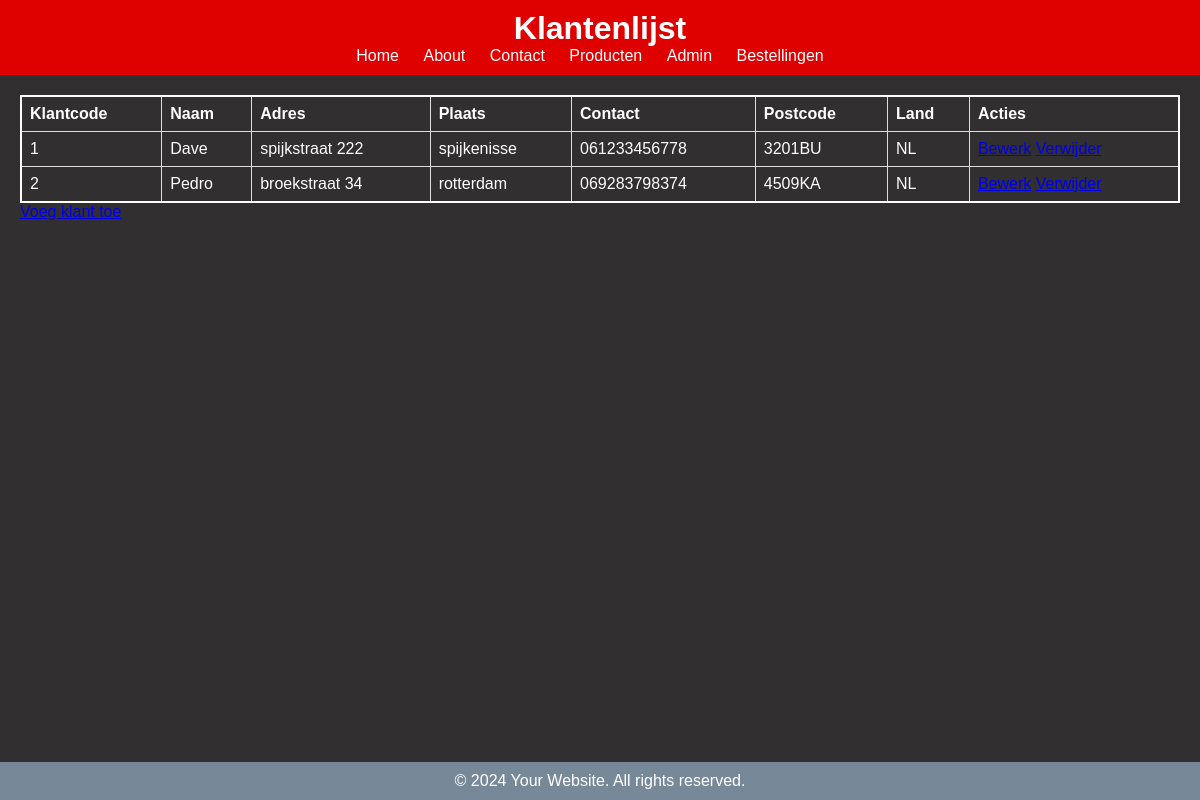
Before: / with the older database file.
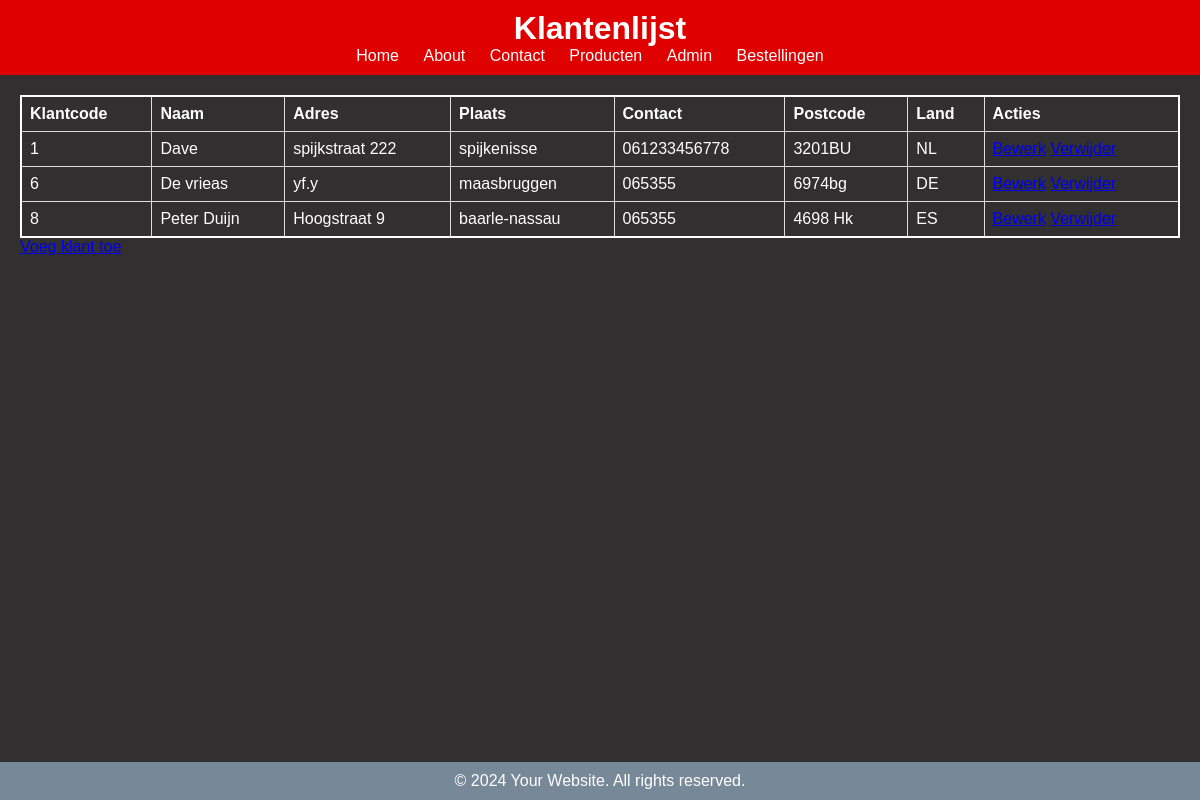
After: the same page with the newer database file.
### tables this page shows
CREATE TABLE `klant` (
  `klantcode` int(11) NOT NULL,
  `klantnaam` varchar(200) NOT NULL,
  `klantadres` varchar(200) NOT NULL,
  `klantplaats` varchar(200) NOT NULL,
  `klantcontact` varchar(255) NOT NULL,
  `klantpostcode` varchar(255) NOT NULL,
  `klantcountry` varchar(255) NOT NULL
);

### index.php (the view, shortened to what this page needs)
<!DOCTYPE html>
<html lang="en">
<head>
    <link rel="stylesheet" href="style.css">
</head>
<body>
<header>
    <h1>Klantenlijst</h1>
    <nav>
        <ul>
            <li><a href="index.html">Home</a></li>
            <li><a href="about.html">About</a></li>
            <li><a href="contact.html">Contact</a></li>
            <li><a href="crud_product.php">Producten</a></li>
            <li><a href="index.php">Admin</a></li>
            <li><a href="index1.php">Bestellingen</a></li>
        </ul>
    </nav>
</header>
<main>
    <?php
    include 'connect.php';
    $query = $db->prepare("SELECT * FROM klant");
    $query->execute();
    $klanten = $query->fetchAll(PDO::FETCH_ASSOC);
    ?>
    <table>
        <tr>
            <th>Klantcode</th>
            <th>Naam</th>
            <th>Adres</th>
            <th>Plaats</th>
            <th>Contact</th>
            <th>Postcode</th>
            <th>Land</th>
            <th>Acties</th>
        </tr>
        <?php foreach ($klanten as $klant) : ?>
            <tr>
                <td><?php echo $klant['klantcode']; ?></td>
                <td><?php echo $klant['klantnaam']; ?></td>
                <td><?php echo $klant['klantadres']; ?></td>
                <td><?php echo $klant['klantplaats']; ?></td>
                <td><?php echo $klant['klantcontact']; ?></td>
                <td><?php echo $klant['klantpostcode']; ?></td>
                <td><?php echo $klant['klantcountry']; ?></td>
                <td>
                    <a href="edit_customer.php?klantcode=<?php echo $klant['klantcode']; ?>">Bewerk</a>
                    <a href="delete_customer.php?klantcode=<?php echo $klant['klantcode']; ?>">Verwijder</a>
                </td>
            </tr>
        <?php endforeach; ?>
    </table>
    <a href="add_customer.php">Voeg klant toe</a>
</main>
<footer>
    <p>&copy; 2024 Your Website. All rights reserved.</p>
</footer>
</body>
</html>

### style.css (style rules this page uses)
body, h1, h2, p, ul { margin: 0; padding: 0; }
body { font-family: Arial, sans-serif; display: flex; flex-direction: column; min-height: 100vh; }
header { background-color: #DF0000; color: white; padding: 10px; text-align: center; }
nav ul { list-style: none; }
nav ul li { display: inline; margin-right: 20px; }
nav a { text-decoration: none; color: white; }
main { flex: 1; padding: 20px; background-color: #312F2F; color: white; }
footer { background-color: lightslategray; color: white; padding: 10px; text-align: center; margin-top: auto; }
table td { color: white; }
table { border-collapse: collapse; width: 100%; border: 1px solid #ddd; }
table th, table td { padding: 8px; text-align: left; border-bottom: 1px solid #ddd; border-right: 1px solid #ddd; color: white; }
th:last-child, td:last-child { border-right: none; }

### index.php (style rules this page uses)
table { border-collapse: collapse; width: 100%; border: 2px solid #fff; color: #fff; }
th, td { padding: 8px; text-align: left; border-bottom: 1px solid #ddd; border-right: 1px solid #ddd; }
th:last-child, td:last-child { border-right: none; }

Changed rows visible on the page:
removed klant: klantcode "2", klantnaam "Pedro", klantadres "broekstraat 34", klantplaats "rotterdam", klantcontact "069283798374", klantpostcode "4509KA", klantcountry "NL"
added klant: klantcode "6", klantnaam "De vrieas", klantadres "yf.y", klantplaats "maasbruggen", klantcontact "065355", klantpostcode "6974bg", klantcountry "DE"
added klant: klantcode "8", klantnaam "Peter Duijn", klantadres "Hoogstraat 9", klantplaats "baarle-nassau", klantcontact "065355", klantpostcode "4698 Hk", klantcountry "ES"
